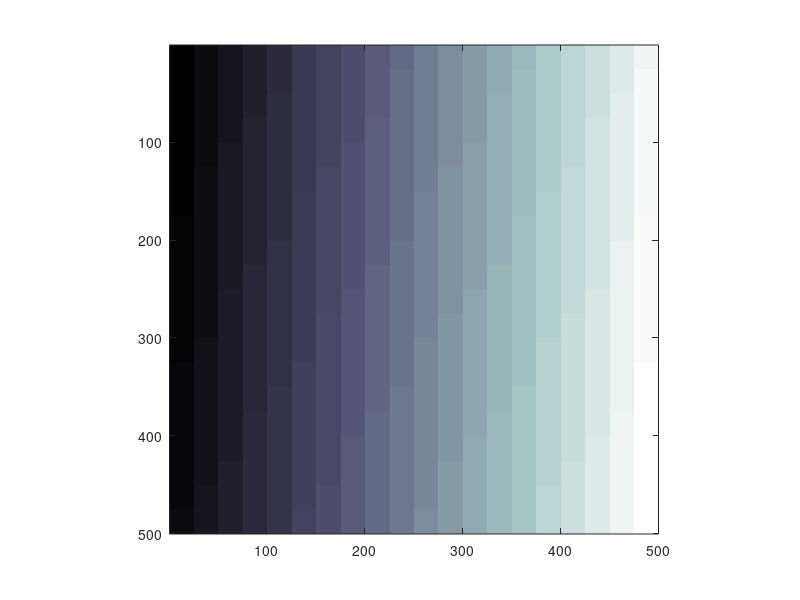

Write MATLAB code to recreate this figure. (Note: this script raises an error after producing the figure.)
%% Data synthesis code for deep learning written by JYoon 2022.09.06
close all, clear all, clc

%% Color chart data synthesis

%% Parameters (여기서 파라미터 변환 가능)

% 450 nm (909) - 700 nm (1770)
% numbers_of_data=100;
base_size=[500 500]; % 기본 바탕 이미지 크기
img_size=[250 250]; % DL에 사용할 이미지 크기
seg_size=25; % 더 작게 조정하면 여러개 컬러 데이터 학습 가능
total_colors=18;
input_channel=25; 
output_channel=75;

mode_setting = 1; %1: Reflection, 2: Absorption, 3: Raw sample signal (normalization 과정 없는 신호)
% 
% m_path='D:\Projects\015_Deep_learning_based_HSI\Synthetic_code\data_220903' % 데이터 저장경로
% data_path = 'D:\Projects\015_Deep_learning_based_HSI\Synthetic_code';
numbers_of_data=500 % Training 데이터 생성 갯수
numbers_of_test=5; % Test 용 데이터 수
num_of_color_selected=15; % Training에 사용할 색상 수
dataset_num = 2; % 데이터 셋 갯수, 설정한 숫자만큼 폴더가 생성됨
noise_level = 0.05; % 최소 값의 5% 노이즈 추가
%% Base target synthesis
% 기본 바탕 이미지를 만든 후 랜덤하게 회전해서 사용.
vertical_num = floor(base_size(1)/seg_size); 
row_base=repmat(reshape(repmat([1:vertical_num],seg_size,1),1,[])',[1 seg_size]);
seg_base_img=[];
for ff=1:1:vertical_num
    seg_base_img=[seg_base_img, row_base+(ff-1)*vertical_num];
end
figure(35), imagesc(seg_base_img),axis image, colormap('bone')
%% Load GT data
% cd(data_path)
load('GT_data_new_v2.mat') 
% Ref_data contains 1: Wavelength, 2: White background, 3: Dark background
% e.g. if you want to select the wavelength information, you should call as
% wavelength = Ref_data(:,1);
% C_data contains raw data of 18 different colours
%% Data preparation

Ref_data=gt_data{2};% 220706 측정 데이터 확용 각 색상 5번씩 측정
wavelength=Ref_data(:,1);
average_white_bg=mean(Ref_data(:,2:6),2);
white_bg=repmat(average_white_bg,[1 size(Ref_data,2)]);

switch mode_setting
    case 1
        sample_data = (Ref_data)./(white_bg); %반사값 
    case 2
        sample_data = abs(-log10((Ref_data)./(white_bg))); %흡수값
    case 3
        sample_data = (Ref_data)/max(max(white_bg)); % Raw data를 0-1로 normalization
end
% 
% %% Data viewing code (각 스펙트럼 확인)
% for ii=1:1:23
%     figure(35), plot(wavelength, sample_data(:,(ii*5)+2)), title(num2str(ii)),axis([400 700 0 1])
%     pause(0.1)
% end
% % 숫자는 read_me.ppt에 있는 색상을 의미함.

%% Reshape_GT data

w_length=imresize(wavelength(909:1770), [output_channel,1]);
N_colors=imresize(sample_data(909:1770,:), [output_channel,size(Ref_data,2)]);
% %% Data viewing code for resized data (output channel 개수로 변환된 데이터 확인)
% for ii=1:1:total_colors
%     figure(35), plot(w_length, N_colors(:,ii*5+2)), title(num2str(ii)),ylim([0 1])
% %     figure(35), plot(w_length, abs(-log10(N_colors(:,ii*5+2)))), title(num2str(ii)),ylim([0 2])
%     pause(0.1)
% end
%% Filter parameters

filtered_w_length=imresize(wavelength(909:1770),[input_channel,1]);
filter_transmittance=[1:1:output_channel]*0.4/output_channel+0.8;
filter_band_width=round(linspace(15,75,output_channel));


%% Filter generation
filter_pos=round(linspace(909,1700,input_channel));
filters=zeros(length(wavelength),input_channel);
for ff=1:1:length(filter_pos)
    temp_filter=normpdf([1:1:length(wavelength)],filter_pos(ff),filter_band_width(ff));
    temp_filter=temp_filter/max(max(temp_filter));
    figure(12), plot(wavelength,temp_filter),axis([400 700 0 1])
    hold on
    pause(0.1)
    filters(:,ff)=temp_filter';
end
%% Filter applied spectrum
Filtered_colors=[];
weights=0.45;
for cc=2:1:size(Ref_data,2)
    temp_color=sample_data(:,cc);
    figure(35), plot(wavelength,temp_color),axis([450 700 0 1])
    temp_filtered_color=zeros(input_channel,1);
    for tt=1:1:size(filters,2)
        temp_filtered_color(tt,1)=sum(sum(temp_color.*filters(:,tt)))/sum(sum(squeeze(filters(:,tt)>weights)));
        
    end
    
    Filtered_colors(:,cc)=temp_filtered_color;
end
%% Comparision
for ii=7:5:121
    figure(12),
    subplot(1,2,1),plot(N_colors(:,ii))
    subplot(1,2,2),plot(Filtered_colors(:,ii))
    pause()
end
return
%% Data generation
cd(m_path);
test_color=total_colors-num_of_color_selected;

for fol=1:1:dataset_num
    cd(m_path)
    mkdir(num2str(fol))
    rand_color_index=randperm(total_colors); % 각 데이터셋마다 랜덤하게 트레이닝에 쓸 color 선택
    cd(num2str(fol))
    mkdir('training')
    mkdir('test')
    cd('training')
    
    % training data set generator
    for nn=1:1:numbers_of_data+numbers_of_test % training 데이터 생성 후 같은 데이터 셋으로 테스트 데이터 생성 (seen data)
        
        % step1: 각 영역에 랜덤 색 부여
        random_color_img=zeros(size(seg_base_img));
        for ff=1:1:max(max(seg_base_img))
            random_color_img(find(seg_base_img==ff))=rand_color_index(round(rand(1)*(num_of_color_selected-1)+1)); % 각 영역에 1-선택된 숫자 사이 랜덤 숫자 생성
        end
        rotated_seg_img=imrotate(random_color_img,rand(1)*360-180);
        c_pos=[round(size(rotated_seg_img,1)/2),round(size(rotated_seg_img,2)/2)];
        cropped_img=rotated_seg_img(c_pos(1)-img_size(1)/2:c_pos(1)+img_size(1)/2-1,c_pos(2)-img_size(2)/2:c_pos(2)+img_size(2)/2-1);
        
        % step2: GT data and filtered data synthesis
        GT_data=zeros(img_size(1),img_size(2),output_channel);
        Filtered_data=zeros(img_size(1),img_size(2),input_channel);
        
        for cc=1:1:total_colors
            % 각 색상이 5번씩 측정 되었기 때문에 1-5 사이의 랜덤 넘버를 생성해 활용
            rand_measure_num=round(rand(1)*4+1);
            selected_area = squeeze(cropped_img==cc);
            GT_color_matrix=zeros(img_size(1),img_size(2),output_channel);
            Filtered_color_matrix=zeros(img_size(1),img_size(2),input_channel);
            if find(selected_area>0)
                % data 형태가 1열 wavelength, 2-6 wihte 7-11 1번 색상, 12-16 2번
                % 색상----- 이기 때문에 cc*5+1+rand_measure_num index 사용
                
                GT_color_matrix=repmat(reshape(N_colors(:,cc*5+1+rand_measure_num),[1,1,output_channel]),[img_size(1),img_size(2),1]).*repmat(selected_area,[1,1,output_channel]);
                Filtered_color_matrix=repmat(reshape(Filtered_colors(:,cc*5+1+rand_measure_num),[1,1,input_channel]),[img_size(1),img_size(2),1]).*repmat(selected_area,[1,1,input_channel]);
            end
            
            GT_data=GT_data+GT_color_matrix;
            Filtered_data=Filtered_data+Filtered_color_matrix;
        end
        
        % 노이즈 추가
        Noise_data=rand(size(Filtered_data,1),size(Filtered_data,2),size(Filtered_data,3))*mean(min(min(Filtered_data)))*noise_level;%최소 값의 5% random noise 추가
        Filtered_data=Filtered_data+Noise_data;
        if nn<numbers_of_data+1
            cd(m_path)
            cd(num2str(fol))
            cd('training')
            save(strcat(num2str(nn),'.mat'),'GT_data','Filtered_data','num_of_color_selected','rand_color_index','-v7.3')
        else
            cd(m_path)
            cd(num2str(fol))
            cd('test')
            save(strcat('seen',num2str(nn-numbers_of_data),'.mat'),'GT_data','Filtered_data','num_of_color_selected','rand_color_index','-v7.3')
        end
        
    end
    
    
    % test set 학습에 쓰이지 않은 colorchart로 test용 data 생성 (unseen data)
    cd(m_path)
    cd(num2str(fol))
    cd('test')
    mkdir('output')
    
    
    for nn=1:1:numbers_of_test
        
        % step1: synthesizing base image with random colors
        
        % 각 영역에 랜덤 색 부여
        random_color_img=zeros(size(seg_base_img));
        for ff=1:1:max(max(seg_base_img))
            %         random_color_img(find(seg_base_img==ff))=round(rand(1)*(total_colors-1)+1); % 각 영역에 랜덤하게 1-23 사이 숫자 부여
            random_color_img(find(seg_base_img==ff))=rand_color_index(num_of_color_selected+round(rand(1)*(test_color-1)+1)); % 각 영역에 테스트용 랜덤 숫자 생성
        end
        rotated_seg_img=imrotate(random_color_img,rand(1)*360-180);
        c_pos=[round(size(rotated_seg_img,1)/2),round(size(rotated_seg_img,2)/2)];
        cropped_img=rotated_seg_img(c_pos(1)-img_size(1)/2:c_pos(1)+img_size(1)/2-1,c_pos(2)-img_size(2)/2:c_pos(2)+img_size(2)/2-1);
        
        % step2: GT data and filtered data synthesis
        GT_data=zeros(img_size(1),img_size(2),output_channel);
        Filtered_data=zeros(img_size(1),img_size(2),input_channel);
        
        for cc=1:1:total_colors
            % 각 색상이 5번씩 측정 되었기 때문에 1-5 사이의 랜덤 넘버를 생성해 활용
            rand_measure_num=round(rand(1)*4+1);
            selected_area = squeeze(cropped_img==cc);
            GT_color_matrix=zeros(img_size(1),img_size(2),output_channel);
            Filtered_color_matrix=zeros(img_size(1),img_size(2),input_channel);
            if find(selected_area>0)
                % data 형태가 1열 wavelength, 2-6 wihte 7-11 1번 색상, 12-16 2번
                % 색상----- 이기 때문에 cc*5+1+rand_measure_num index 사용
                GT_color_matrix=repmat(reshape(N_colors(:,cc*5+1+rand_measure_num),[1,1,output_channel]),[img_size(1),img_size(2),1]).*repmat(selected_area,[1,1,output_channel]);
                Filtered_color_matrix=repmat(reshape(Filtered_colors(:,cc*5+1+rand_measure_num),[1,1,input_channel]),[img_size(1),img_size(2),1]).*repmat(selected_area,[1,1,input_channel]);
                %             figure(35), subplot(1,2,1),imagesc(selected_area),axis image
                %             subplot(1,2,2),imagesc(GT_color_matrix(:,:,1)),axis image
                %             pause()
                
                
            end
            
            GT_data=GT_data+GT_color_matrix;
            Filtered_data=Filtered_data+Filtered_color_matrix;
            %         figure(35), subplot(1,2,1),imagesc(selected_area),axis image
            %         subplot(1,2,2),imagesc(GT_data(:,:,1),[0 1]),axis image
            %         pause()
            
        end
        %     figure(37), plot(squeeze(Filtered_data(100,100,:)))
        % 노이즈 추가
        %     Noise_data=rand(size(Filtered_data,1),size(Filtered_data,2),size(Filtered_data,3))*0.015;%0.015 이하의 random noise 추가
        Noise_data=rand(size(Filtered_data,1),size(Filtered_data,2),size(Filtered_data,3))*mean(min(min(Filtered_data)))*noise_level;%최소 값의 5% random noise 추가
        
        Filtered_data=Filtered_data+Noise_data;
        save(strcat('unseen',num2str(nn),'.mat'),'GT_data','Filtered_data','num_of_color_selected','rand_color_index','-v7.3')
    end
end


%% Data viewing (데이터 확인용)
% target_area=[30,30];
% figure(37),
% subplot(2,2,1), imagesc(GT_data(:,:,1)),axis image,axis off
% subplot(2,2,2), plot(w_length, squeeze(GT_data(target_area(1),target_area(2),:)))
% subplot(2,2,3), imagesc(Filtered_data(:,:,1)),axis image,axis off
% subplot(2,2,4), plot(filtered_w_length, squeeze(Filtered_data(target_area(1),target_area(2),:)),'o')

%% Biological test data preparation
cd(data_path)
load('Biological_data.mat') 
total_sam_num=8; % 샘플 8종류

% Ref_data contains 1: Wavelength, 2: BG1, 3: 100% oxy blood, 4: deoxy
% blood, 5: BG2, 6: 100% oxy blood#2, 7: deoxy blood#2 8: BG for meat 9:
% Lipid, 10:Lipid#2 11:Muscle, 12:Muscle#2
%%
bg_data = [Biological_data(:,2),Biological_data(:,2),Biological_data(:,5),Biological_data(:,5),Biological_data(:,8),Biological_data(:,8),Biological_data(:,8),Biological_data(:,8)];
bio_data = [Biological_data(:,3),Biological_data(:,4),Biological_data(:,6),Biological_data(:,7),Biological_data(:,9),Biological_data(:,10),Biological_data(:,11),Biological_data(:,12)];

switch mode_setting
    case 1
        sample_data = (bio_data)./(bg_data); %반사값 
    case 2
        sample_data = abs(-log10((bio_data)./(bg_data))); %흡수값
    case 3
        sample_data=bio_data;
        sample_data(:,1:2)=sample_data(:,1:2)/max(max(bg_data(:,1)));
        sample_data(:,3:4)=sample_data(:,1:2)/max(max(bg_data(:,3)));
        sample_data(:,5:8)=sample_data(:,1:2)/max(max(bg_data(:,5)));
        % Raw data를 0-1로 normalization
end

%% 데이터 확인
% for ii=1:1:size(sample_data,2)
%     
%     figure(4),
%     plot(Biological_data(:,1),sample_data(:,ii)),axis([400 700 0 1]), hold on
%     pause(0.1)
% end
% hold off

%% 데이터 차원 맞추기
resized_sample_data = zeros(3205,size(sample_data,2));
wavelength=imresize(Biological_data(10:end-1,1),[3205,1]);
for ii=1:1:size(sample_data,2)
    resized_sample_data(:,ii) = imresize(sample_data(10:end-1,ii),[3205 ,1]);
end
%% 데이터 확인
% for ii=1:1:size(sample_data,2)
%     
%     figure(5),
%     plot(wavelength,resized_sample_data(:,ii)),axis([400 700 0 1]), hold on
%     pause(0.1)
% end
% hold off

%%  Reshape_GT data
w_length=imresize(wavelength(909:1770), [output_channel,1]);
N_colors=imresize(resized_sample_data(909:1770,:), [output_channel,size(resized_sample_data,2)]);
%% Filter applied spectrum
Filtered_colors=[];
for cc=1:1:size(resized_sample_data,2)
    temp_color=resized_sample_data(:,cc);
    %     figure(35), plot(wavelength,temp_color),axis([450 700 0 1])
    temp_filtered_color=zeros(input_channel,1);
    for tt=1:1:size(filters,2)
        temp_filtered_color(tt,1)=sum(sum(temp_color.*filters(:,tt).*squeeze(filters(:,tt)>0.35)))/sum(sum(squeeze(filters(:,tt)>0.35)));
        
    end
    
    figure(36), plot(filtered_w_length, temp_filtered_color,'o'),ylim([0 1]), hold on
    
    pause(0.1)
    Filtered_colors(:,cc)=temp_filtered_color;
end
%% Data generation
for fol=1:1:dataset_num
    cd(m_path)
    cd(num2str(fol))
    cd('test')
    for nn=1:1:5
        % step1: synthesizing base image with random colors
        
        % 각 영역에 랜덤 색 부여
        random_color_img=zeros(size(seg_base_img));
        for ff=1:1:max(max(seg_base_img))
            random_color_img(find(seg_base_img==ff))=round(rand(1)*(total_sam_num-1)+1); % 각 영역에 랜덤하게 1-8 사이 숫자 부여
        end
        rotated_seg_img=imrotate(random_color_img,rand(1)*360-180);
        c_pos=[round(size(rotated_seg_img,1)/2),round(size(rotated_seg_img,2)/2)];
        cropped_img=rotated_seg_img(c_pos(1)-img_size(1)/2:c_pos(1)+img_size(1)/2-1,c_pos(2)-img_size(2)/2:c_pos(2)+img_size(2)/2-1);
        figure(36), imagesc(cropped_img,[0 total_sam_num]),axis image, colormap('bone')
        
        % step2: GT data and filtered data synthesis
        GT_data=zeros(img_size(1),img_size(2),output_channel);
        Filtered_data=zeros(img_size(1),img_size(2),input_channel);
        
        for cc=1:1:total_sam_num
            selected_area = squeeze(cropped_img==cc);
            GT_color_matrix=zeros(img_size(1),img_size(2),output_channel);
            Filtered_color_matrix=zeros(img_size(1),img_size(2),input_channel);
            if find(selected_area>0)
  
                GT_color_matrix=repmat(reshape(N_colors(:,cc),[1,1,output_channel]),[img_size(1),img_size(2),1]).*repmat(selected_area,[1,1,output_channel]);
                Filtered_color_matrix=repmat(reshape(Filtered_colors(:,cc),[1,1,input_channel]),[img_size(1),img_size(2),1]).*repmat(selected_area,[1,1,input_channel]);
            end
            
            GT_data=GT_data+GT_color_matrix;
            Filtered_data=Filtered_data+Filtered_color_matrix;
            %         figure(35), subplot(1,2,1),imagesc(selected_area),axis image
            %         subplot(1,2,2),imagesc(GT_data(:,:,1),[0 1]),axis image
            %         pause()
            
        end
%         figure(37), plot(squeeze(Filtered_data(100,100,:)))
        % 노이즈 추가
        Noise_data=rand(size(Filtered_data,1),size(Filtered_data,2),size(Filtered_data,3))*mean(min(min(Filtered_data)))*noise_level;%최소 값의 5% 노이즈 레벨
        Filtered_data=Filtered_data+Noise_data;
        
        figure(38),
        subplot(1,2,1), plot(squeeze(GT_data(100,100,:)),'o')
        subplot(1,2,2), plot(squeeze(Filtered_data(100,100,:)),'o')
        save(strcat('Biological_data_',num2str(nn),'.mat'),'GT_data','Filtered_data','-v7.3')
    end
end